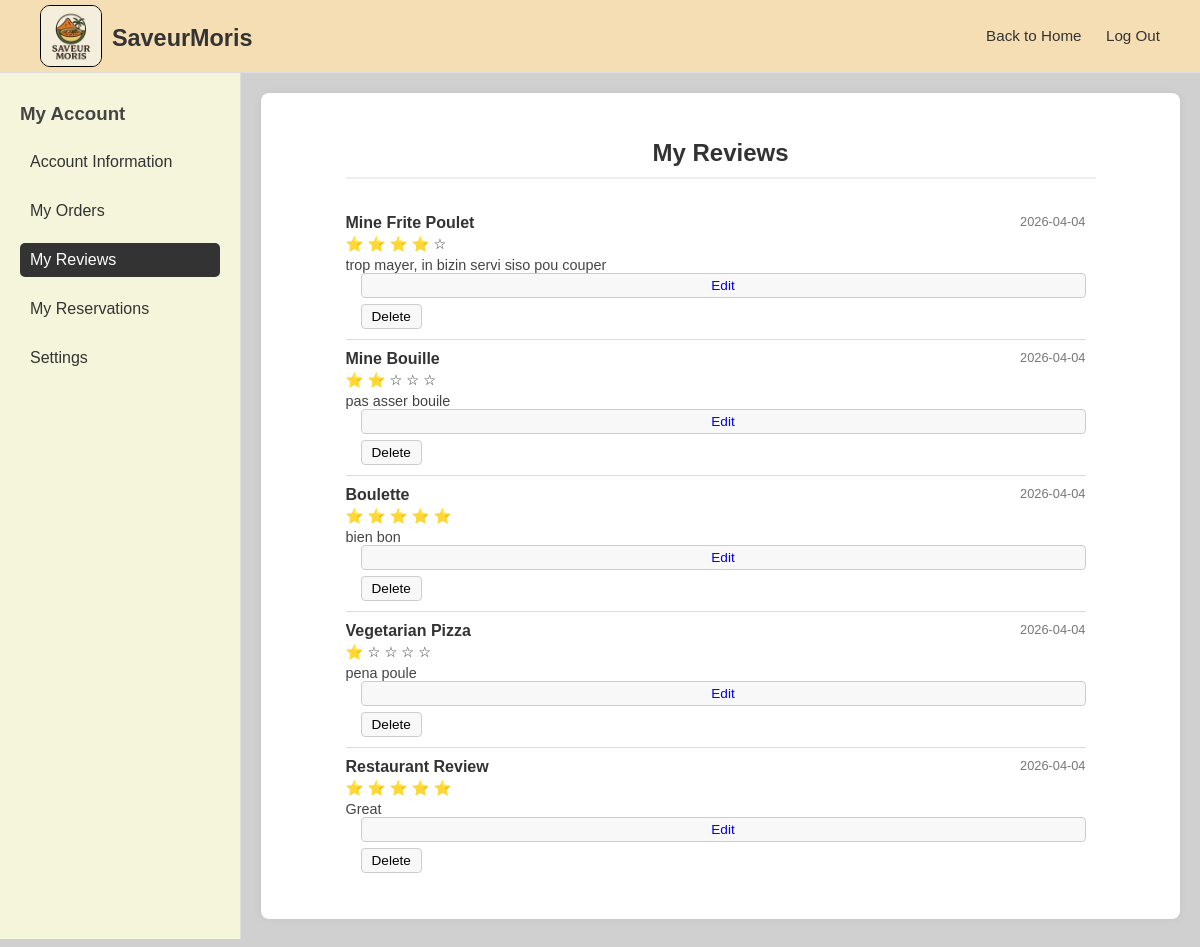
The page /profile/my_reviews/ (signed in) on the database its author committed.
### web_app/models.py (models this page shows, shortened)
class Review(models.Model):
    user = models.ForeignKey(
        settings.AUTH_USER_MODEL,
        on_delete=models.CASCADE,
        related_name="reviews",
    )
    menu = models.ForeignKey(
        Menu,
        on_delete=models.CASCADE,
        blank=True,
        null=True,
        related_name="reviews",
    )
    rating = models.PositiveSmallIntegerField(
        validators=[MinValueValidator(1), MaxValueValidator(5)]
    )
    comment = models.TextField(blank=True)
    created_at = models.DateTimeField(auto_now_add=True)
    class Meta:
        ordering = ["-created_at"]

class Menu(models.Model):
    name = models.CharField(max_length=150)
    price = models.DecimalField(max_digits=8, decimal_places=2)
    description = models.TextField()
    detail_description = models.TextField(blank=True)
    image = models.ImageField(upload_to="menu_images/")
    category = models.CharField(max_length=100, blank=True)
    available = models.BooleanField(default=True)
    class Meta:
        ordering = ["name"]

### web_app/views.py (the view)
# urls.py: path('profile/my_reviews/', views.account_reviews, name='account_reviews'),
@login_required
def account_reviews(request):
    customer, missing_response = get_customer_or_redirect(request, "home")
    if missing_response:
        return missing_response
    reviews = Review.objects.filter(user=customer.user).select_related("menu")
    return render(
        request,
        "web_app/account/reviews.html",
        {
            "section": "reviews",
            "reviews": reviews,
        },
    )

### web_app/views.py (called while the page is built)
def get_customer_or_redirect(request, redirect_name="home"):
    customer = Customer.objects.filter(user=request.user).first()
    if customer:
        return customer, None
    messages.error(request, "Customer profile not found for this account.")
    return None, redirect(redirect_name)

### web_app/templates/web_app/account/reviews.html (shortened to what this page needs)
{% extends 'web_app/account/base_account.html' %}
{% block content %}
<h2>My Reviews</h2>
<div class="scroll-section">
    {% if reviews %}
        {% for review in reviews %}
        <div class="review-row">
            <div class="review-main">
                <div class="review-header">
                    <strong>
                        {% if review.menu %}
                        {{ review.menu.name }}
                        {% else %}
                        Restaurant Review
                        {% endif %}
                    </strong>
                    <span class="review-date">
                        {{ review.created_at|date:"Y-m-d" }}
                    </span>
                </div>
                <div class="review-rating">
                    {% for i in "12345" %}
                        {% if forloop.counter <= review.rating %}⭐{% else %}☆{% endif %}
                    {% endfor %}
                </div>
                {% if review.comment %}
                <p class="review-comment">
                    {{ review.comment }}
                </p>
                {% endif %}
                <div class="review-actions">
                    <a class="btn-edit" href="{% url 'edit_review' review.id %}">
                        Edit
                    </a>
                    <form method="POST" action="{% url 'delete_review' review.id %}">
                        <button class="btn-delete" type="submit">
                            Delete
                        </button>
                    </form>
                </div>
            </div>
        </div>
        {% endfor %}
    {% else %}
        <p>You have not written any reviews yet.</p>
    {% endif %}
</div>
{% endblock %}

### web_app/static/web_app/css/account/layout.css (style rules this page uses)
.content h2 { text-align: center; margin-bottom: 25px; border-bottom: 2px solid #eee; padding-bottom: 10px; }

### web_app/static/web_app/css/account/scroll.css (style rules this page uses)
.scroll-section { max-height: 70vh; overflow-y: auto; padding-right: 10px; }

### web_app/static/web_app/css/account/reviews.css (style rules this page uses)
.review-row { display: flex; justify-content: space-between; border-bottom: 1px solid #ddd; padding: 10px 0; }
.review-main { flex: 1; }
.review-header { display: flex; justify-content: space-between; margin-bottom: 4px; }
.review-rating { font-size: 0.9rem; margin-bottom: 4px; }
.review-comment { font-size: 0.9rem; color: #444; }
.review-date { font-size: 0.8rem; color: #777; }
.review-actions { display: flex; flex-direction: column; gap: 6px; margin-left: 15px; }
.review-actions a, .review-actions button { font-size: 0.85rem; padding: 4px 10px; border-radius: 4px; border: 1px solid #ccc; background: #f8f8f8; cursor: pointer; text-decoration: none; text-align: center; }
.btn-edit, .btn-delete { border-color: #999; }

### web_app/templates/web_app/account/base_account.html (style rules this page uses)
* { margin: 0; padding: 0; font-family: Arial, Helvetica, sans-serif; }
body { min-height: 100vh; background-color: #d0d0d0; color: #333; overflow: hidden; }

### rows shown on the page
Review: menu.name "Mine Frite Poulet", created_at "2026-04-04", rating 4 (drawn), comment "trop mayer, in bizin servi siso pou couper"
Review: menu.name "Mine Bouille", created_at "2026-04-04", rating 2 (drawn), comment "pas asser bouile"
Review: menu.name "Boulette", created_at "2026-04-04", rating 5 (drawn), comment "bien bon"
Review: menu.name "Vegetarian Pizza", created_at "2026-04-04", rating 1 (drawn), comment "pena poule"
Review: shows "Restaurant Review", created_at "2026-04-04", rating 5 (drawn), comment "Great"
